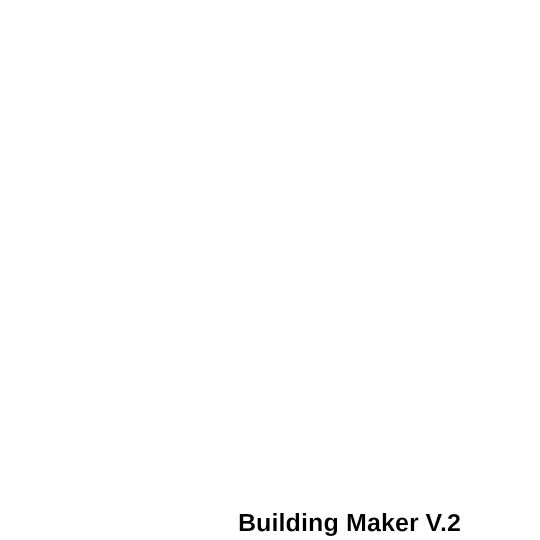
#> input picture assets/border.png, 1080 x 1080 px (shown at 1/2 size)
$ python buildingmaker.py   (older library calls are emulated)
#> lines starting #> are read from the running program, lines starting #| are printed output that depends on the picture; after the words box and inside, x2 and y2 are one past the last pixel; in counts of white or black regions, pixels touching at a corner belong together
### OutlineImage.py
"""
USE:
filename1 = '/home/jack/Desktop/Imagedata/0-original-images/07082orig.jpg'
outfile_png = '/home/jack/Desktop/dockercommands/images/useresult.png'
outlineJ(filename1,outfile_jpg)
outlineP(filename1,outfile_png)

"""
from PIL import Image
import numpy as np
import cv2
import os
import imageio
from FileNameP import FilenameByTime
from pathlib import Path as change_ext
#p = change_ext('mysequence.jpg')
#p.rename(p.with_suffix('.png'))
try:
    os.makedirs("outlines")
except FileExistsError:
    # directory already exists
    pass
def auto_canny(image, sigma=0.33):
    # compute the median of the single channel pixel intensities
    v = np.median(image)
    # apply automatic Canny edge detection using the computed median
    lower = int(max(0, (1.0 - sigma) * v))
    upper = int(min(255, (1.0 + sigma) * v))
    edged = cv2.Canny(image, lower, upper)
    # return the edged image
    return edged

#image = cv2.imread('mahotastest/orig-color.png')
# [44 lines left out: functions change_extension, outlineJ, not called in this run]
def outlineP(filename1,outfile_png):
    """
    USE:
    filename1 = '/home/jack/Desktop/Imagedata/0-original-images/07082orig.jpg'
    outfile_jpg = '/home/jack/Desktop/dockercommands/images/useresult.png'
    outlineP(filename1,outfile_png)
    """
    image = cv2.imread(filename1)
    edged = auto_canny(image, sigma=0.33)
    inverted = cv2.bitwise_not(edged)
    cv2.imwrite("outlines/temp2.png", inverted)
    cv2.imwrite(FilenameByTime("outlines/"), inverted)
    # Open Front Image
    #frontimage = Image.open('mahotastest/inverted-bitwise-note3_6.png').convert("1")
    frontimage = Image.open('outlines/temp2.png').convert("1")
    frontImage = frontimage.convert("RGBA")
    datas = frontImage.getdata()
    newData = []
    for item in datas:
        if item[0] == 255 and item[1] == 255 and item[2] == 255:
            newData.append((255, 255, 255, 0))
        else:
            newData.append(item)

    frontImage.putdata(newData)
    # Open Background Image
    background = Image.open(filename1)
    # Calculate width to be at the center
    width = (frontimage.width - frontimage.width) // 2
    # Calculate height to be at the center
    height = (frontimage.height - frontimage.height) // 2
    # Paste the frontImage at (width, height)
    background.paste(frontImage, (width, height), frontImage)
    # Save this image
    background.save(outfile_png, format="png")
    savefile = FilenameByTime("outlines/")
    background.save(savefile, format="png")
    #background = background.convert("RGB")
    return background

### FileNameP.py
import time
def FilenameByTime(directory):
    timestr = time.strftime("%Y%m%d-%H%M%S")
    filename = directory+"/"+timestr+"_.png"
    return filename

### buildingmaker.py
import random
from PIL import Image
from random import randint
import time
from OutlineImage import outlineP
def random_color():
  r = random.randint(200, 255)
  g = random.randint(200, 255)
  b = random.randint(200, 255)
  a = 255
  return (r, g, b,a)
def random_light_blue():
  r = random.randint(0, 50)
  g = random.randint(100, 255)
  b = random.randint(200, 255)
  a = 255
  return (r, g, b,a)
def create_window(width, height, color):
    glass = Image.new("RGB", (width-10,height-10), color="#9696fa")
    window = Image.new("RGB", (width,height), color="brown")
    window.paste(glass, (5,5))
    return window
def creatbuilding():
    width = 40;height =60;color = "gray"
    im = create_window(width, height, "black")
    im = create_window(width-2, height-2, color)
    #im.paste(im2,(0,0))
    # Create a new image for the building
    buildingwidth = 400
    buildingheight = 600
    buildingwidth = randint(1,5)*100
    buildingheight = randint(5,9)*100
    building = Image.new("RGB", (buildingwidth, buildingheight), color=random_color())
    space = 5
    # Paste five windows onto the building image
    for i in range(0,buildingwidth,5):
        #window = create_window(100, 100, "white")
        building.paste(im, (i * 10+space, 10))
        building.paste(im, (i * 10+space, height +30))
        building.paste(im, (i * 10+space, height +110))
        building.paste(im, (i * 10+space, height +185))
    return building

# create a new image with a random light blue background
bkground = Image.new("RGBA", (1080, 1080), color=random_light_blue())

# paste 8 building images onto the background
for i in range(8):
    imag = creatbuilding()
    w,h = imag.size
    Horizontal = randint(10,1050)
    bkground.paste(imag, (Horizontal,1080-h-100))
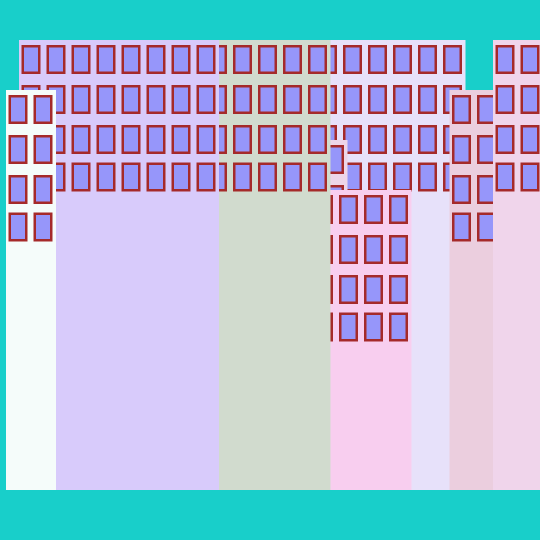
#> bkground: PIL image 1080x1080 RGBA (shown at 1/2 size); mean R, G, B, A 175.2, 192.8, 217, 255
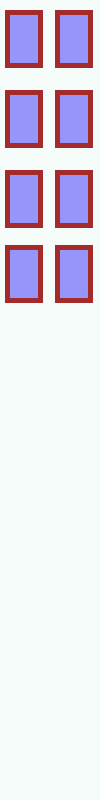
#> imag: PIL image 100x800 RGB; mean R, G, B 225.4, 220.2, 232.1

# create a transparent ground image and paste it onto the background
dark_gray_with_alpha = (169, 169, 169, 255)
ground = Image.new("RGBA",(1080,200),color=dark_gray_with_alpha)
bkground.paste(ground, (0,900))

# paste 5 more building images onto the background
for i in range(5):
    imag = creatbuilding()
    w,h = imag.size
    Horizontal = randint(10,1050)
    bkground.paste(imag, (Horizontal,1080-h-30))
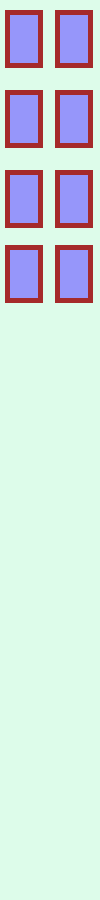
#> imag: PIL image 100x900 RGB; mean R, G, B 208.2, 223.8, 221.2

# create a dark gray ground image and paste it onto the background
ground =Image.new("RGBA",(1080,1040),color="darkgray")
#> ground: PIL image 1080x1040 RGBA
bkground.paste(ground, (0,1020))
bkground.save("assets/TEMPP.png")
filename1 = "assets/TEMPP.png"
outfile_png = "assets/TEMPP.png"
outlineP(filename1,outfile_png)
#> in auto_canny, `v = np.median(image)`: v = 207
#> in auto_canny, `lower = int(max(0, (1.0 - sigma) * v))`: lower = 138
#> in auto_canny, `upper = int(min(255, (1.0 + sigma) * v))`: upper = 255
#> in auto_canny, `edged = cv2.Canny(image, lower, upper)`:
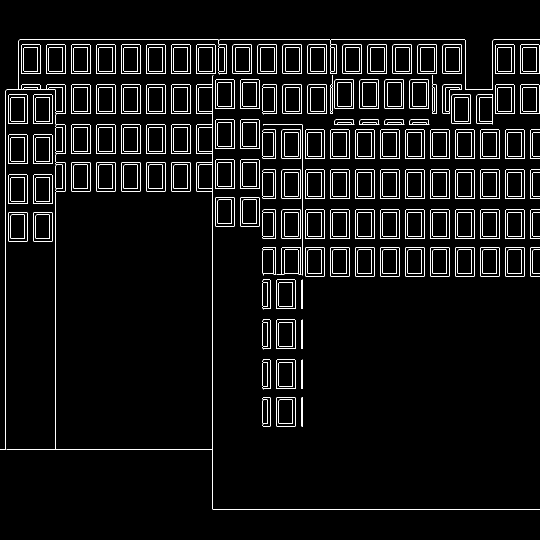
#> edged: shape (1080, 1080) (shown at 1/2 size); 4% white in thin lines or dots, all inside (x1, y1, x2, y2) = (0, 79, 1080, 1020)
#> after the loop in outlineP, `for item in datas:`: newData = 1166400 items
#> in outlineP, `background.paste(frontImage, (width, height), frontImage)`:
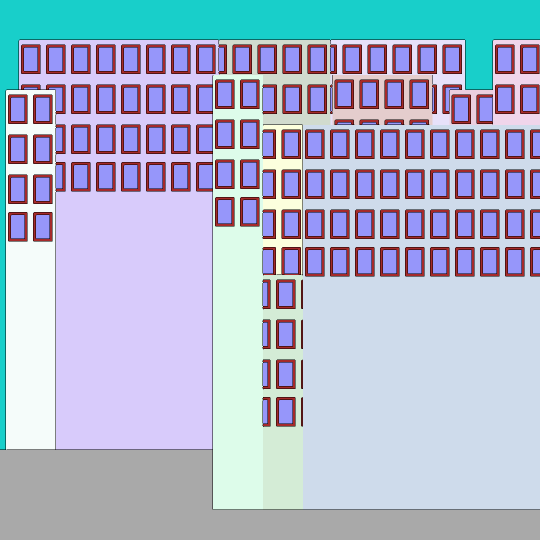
#> background: PIL image 1080x1080 RGBA (shown at 1/2 size); mean R, G, B, A 173.7, 184.3, 207.1, 255
building = Image.open("assets/TEMPP.png").convert("RGBA")

pixels = building.getdata()
new_pixels = [(r, g, b, 255) for (r, g, b, a) in pixels]
#> new_pixels = 1166400 items
building.putdata(new_pixels)

# paste the border image onto the bkground image
BORDER = Image.open("assets/border.png").convert("RGBA")
#> BORDER is the input picture: PIL image 1080x1080 RGBA; mean R, G, B, A 235.7, 235.7, 235.7, 14.4
building = Image.alpha_composite(building, BORDER)
texture = Image.open("assets/canvas_texture.png").convert("RGBA")
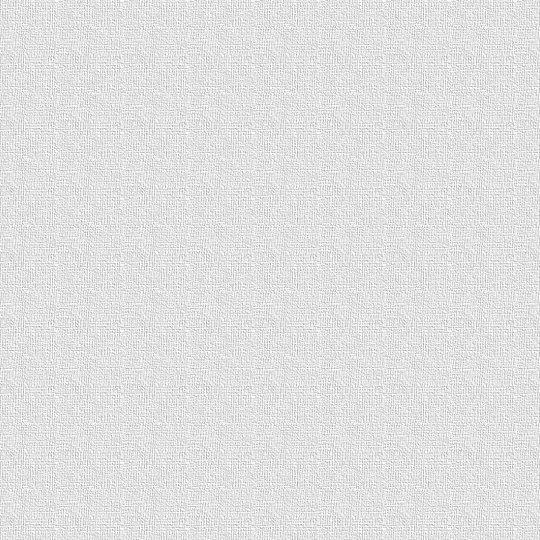
#> input picture assets/canvas_texture.png, 1080 x 1080 px (shown at 1/2 size)
#> texture is the input picture: PIL image 1080x1080 RGBA; mean R, G, B, A 0.4, 0.4, 0.4, 30.2
building = Image.alpha_composite(building, texture)
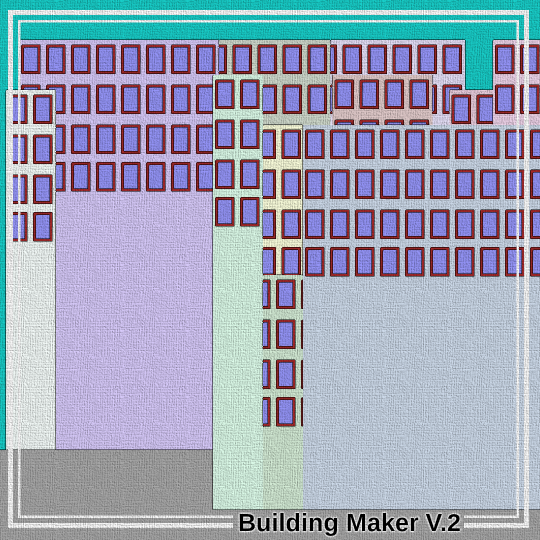
#> building: PIL image 1080x1080 RGBA (shown at 1/2 size); mean R, G, B, A 157.6, 164.6, 184.3, 255
timestr = time.strftime("%Y%m%d-%H%M%S")
file_png ="assets/"+timestr+"window.png"
building.save(file_png)
print("Image created: ", file_png)
